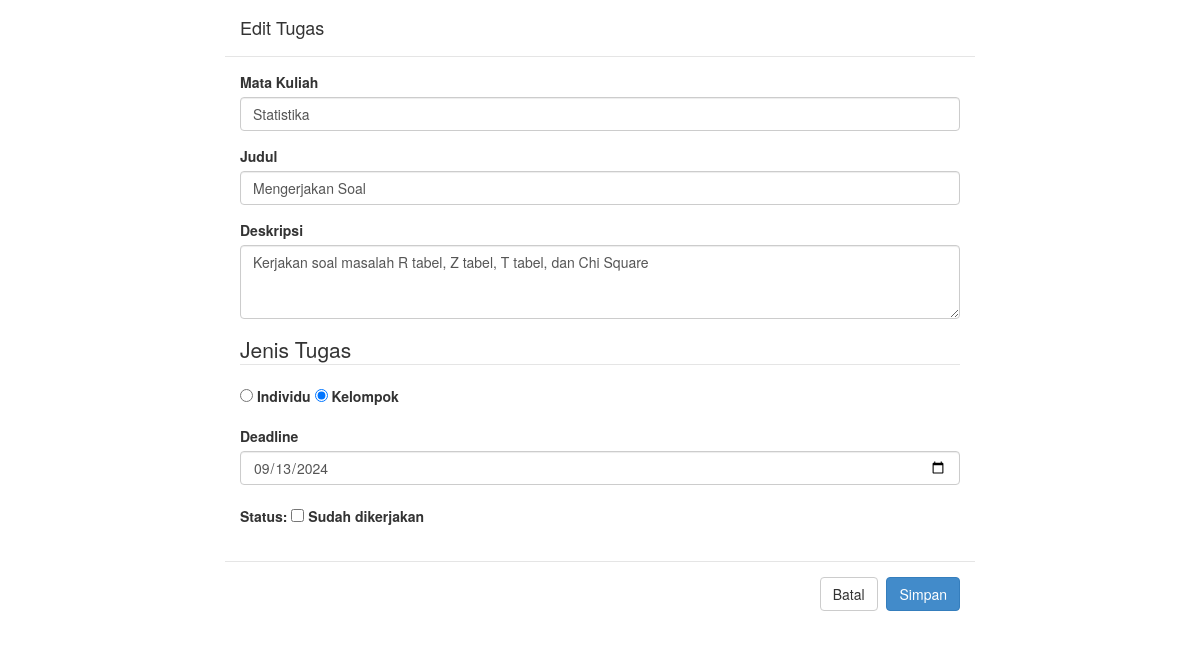
The app's page /edit.php?id=6 (signed in) with its own data.
### tables this page shows
CREATE TABLE `tugas` (
  `id` int(5) NOT NULL,
  `matakul` varchar(32) DEFAULT NULL,
  `judul` varchar(64) DEFAULT NULL,
  `deskripsi` text DEFAULT NULL,
  `jenis` int(2) DEFAULT 1 COMMENT '1 = individu, 2 = kelompok',
  `deadline` date DEFAULT NULL,
  `selesai` int(2) DEFAULT 0 COMMENT '0 = belum selesai, 1 = selesai',
  `user_id` int(11) DEFAULT NULL
);

### edit.php (the view, shortened to what this page needs)
<?php
	include("konek.php");
	if(isSet($_GET['id'])){
		$sql = mysqli_query($koneksi, "SELECT * FROM tugas WHERE id='".$_GET['id']."';");
		$data = mysqli_fetch_array($sql);
?>
<!DOCTYPE html>
<html lang="id">
<head>
	<link href='aset/css/bootstrap.css' rel='stylesheet' type='text/css' />
</head>
<body>
<div class="container">
	<div class="row">
		<div class="col-md-8">
		 <form action="" method="POST" role="form">
      <div class="modal-header">
        <h4 class="modal-title" id="myModalLabel">Edit Tugas</h4>
      </div>
      <div class="modal-body">
		  <div class="form-group">
			  <label for="matakul">Mata Kuliah</label>
			  <input type="text" class="form-control" id="exampleInputEmail1" placeholder="Nama mata kuliah" name="matakul" value="<?php echo $data['matakul']; ?>">
		  </div>
		  <div class="form-group">
			  <label for="judul">Judul</label>
			  <input type="text" class="form-control" id="exampleInputEmail1" placeholder="Judul tugas" name="judul" value="<?php echo $data['judul']; ?>">
		  </div>
		  <div class="form-group">
		  	<label for="deskripsi">Deskripsi</label>
		  	<textarea class="form-control" rows="3" name="deskripsi" placeholder="deskripsi tugas"><?php echo $data['deskripsi']; ?></textarea>
		  </div>
		  <div class="form-group">
		  	<fieldset>
		  	<legend>Jenis Tugas</legend>
		  	<?php if($data['jenis'] == 0){ ?>
			  	<label><input type="radio" name="jenis" value="1" checked="cheked"/> Individu </label>
			  	<label><input type="radio" name="jenis" value="2"/> Kelompok</label>
		  	<?php } else { ?>
			  	<label><input type="radio" name="jenis" value="1"/> Individu </label>
			  	<label><input type="radio" name="jenis" value="2" checked="cheked"/> Kelompok</label>
		  	<?php } ?>
		  	</fieldset>
		  </div>
		  <div class="form-group">
		  	<label for="deadline">Deadline</label>
		  	<input class="form-control" type="date" name="deadline" value="<?php echo $data['deadline']; ?>"/>
		  	<br />
		  	<?php if($data['selesai'] == 1) { ?>
			  	<label for="status">Status: </label>
			  	<label><input type="checkbox" name="status" value="1" checked="checked"/><span> Sudah dikerjakan</span></label>
			<?php } else { ?>
				<label for="status">Status: </label>
			  	<label><input type="checkbox" name="status" value="1"/><span> Sudah dikerjakan</span></label>
			<?php } ?>
		  </div>
	  </div>
		<div class="modal-footer">
		  <a href="index.php" class="btn btn-default" data-dismiss="modal">Batal</a>
          <input type="submit" class="btn btn-primary" value="Simpan" name="simpan"/>
      </div>
	  </form>
    </div>
  </div>
</div>
		<div class="col-md-2">
		</div>
</body>
</html>
<?php } ?>

### records on screen
tugas: matakul "Statistika", judul "Mengerjakan Soal", deskripsi "Kerjakan soal masalah R tabel, Z tabel, T tabel, dan Chi Square", deadline "09/13/2024"
